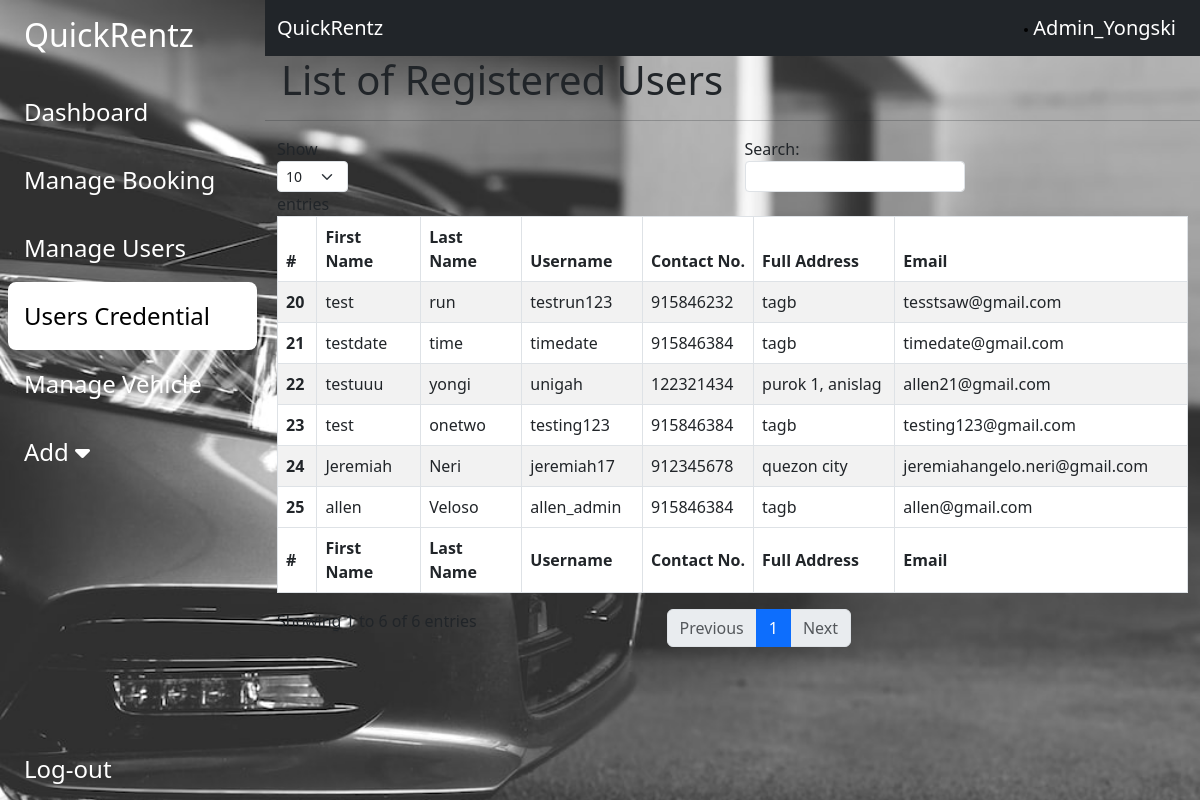
The page /admin/users.php (signed in) on the database as committed earlier.
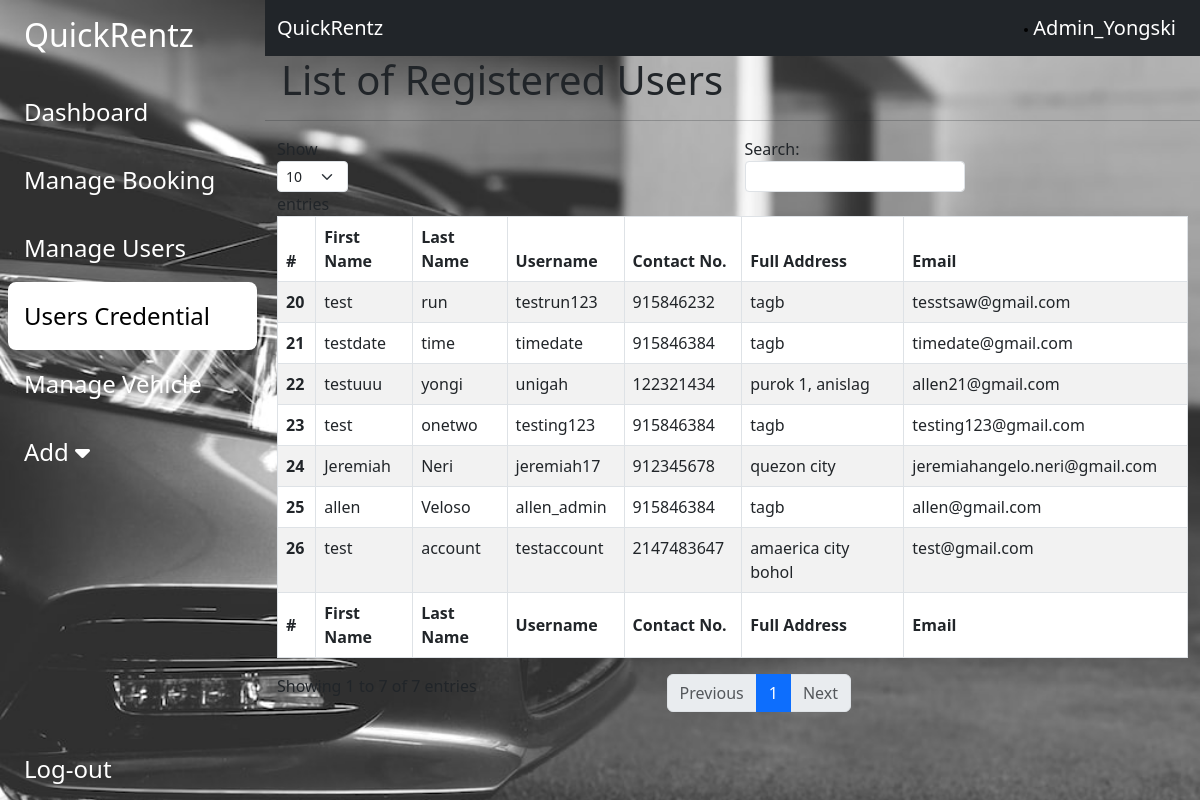
The same page on the database as committed later.
### tables this page shows
CREATE TABLE `user` (
  `UserID` int(11) NOT NULL,
  `Username` varchar(11) NOT NULL,
  `FirstName` text NOT NULL,
  `LastName` text NOT NULL,
  `PhoneNumber` int(12) NOT NULL,
  `Address` varchar(250) NOT NULL,
  `Email` varchar(50) NOT NULL,
  `Password` varchar(11) NOT NULL,
  `Status` text NOT NULL,
  `Photo` varchar(50) NOT NULL,
  `AccCreated` datetime NOT NULL DEFAULT current_timestamp(),
  `FrontID` varchar(50) NOT NULL,
  `BackID` varchar(50) NOT NULL
);

### admin/users.php (the view, shortened to what the changed rows need)
<?php
include "includes/database.php";
?>
<!DOCTYPE html>
<html lang="en">
<head>
    <link href="https://cdn.jsdelivr.net/npm/bootstrap@5.3.0/dist/css/bootstrap.min.css" rel="stylesheet"
>
    <link rel="stylesheet" href="https://cdnjs.cloudflare.com/ajax/libs/font-awesome/6.4.0/css/all.min.css"
 />
    <link rel="stylesheet" href="style.css">
</head>
<body>
    <div class="main-container d-flex h-100">
        <div class="sidebar" id="side_nav">
            <div class="header-box px-3 pt-3 pd-4 d-flex justify-content-between">
                <h2 class="text-white px-2">QuickRentz</h2>
            </div>
        </div>
        <div class="content">
            <nav class="navbar navbar-expand-lg bg-dark">
                <div class="container-fluid">
                </div>
            </nav>
            <h1 class="col-md-12 px-3">List of Registered Users</h1>
            <hr>
            <div class="container">
                <table id="pagination" class="table table-striped table-bordered" style="width:100%;">
                    <thead>
                        <tr>
                            <th scope="col">#</th>
                            <th scope="col">First Name</th>
                            <th scope="col">Last Name</th>
                            <th scope="col">Username</th>
                            <th scope="col">Contact No.</th>
                            <th scope="col">Full Address</th>
                            <th scope="col">Email</th>
                        </tr>
                    </thead>
                    <tbody>
                        <?php
                        $sqlUserList = "SELECT * FROM `user`";
                        $initiateUserList = mysqli_query($conn, $sqlUserList);
                        while ($results = mysqli_fetch_assoc($initiateUserList)) {
                            echo "
                                <tr>
                                    <th scope='row'>$results[UserID]</th>
                                    <td>$results[FirstName]</td>
                                    <td>$results[LastName]</td>
                                    <td>$results[Username]</td>
                                    <td>$results[PhoneNumber]</td>
                                    <td>$results[Address]</td>
                                    <td>$results[Email]</td>
                                </tr>";
                        }
                        ?>
                    </tbody>
                    <tfoot>
                        <tr>
                            <th scope="col">#</th>
                            <th scope="col">First Name</th>
                            <th scope="col">Last Name</th>
                            <th scope="col">Username</th>
                            <th scope="col">Contact No.</th>
                            <th scope="col">Full Address</th>
                            <th scope="col">Email</th>
                        </tr>
                    </tfoot>
                </table>
            </div>
        </div>
</body>
</html>

Rows that differ between the two databases and show on the page:
added user: UserID "26", FirstName "test", LastName "account", Username "testaccount", PhoneNumber "2147483647", Address "amaerica city bohol", Email "test@gmail.com"
Other text that changed with them:
text written by a page script: "Show entries Search: Showing 1 to 6 of 6 entries Previous 1 Next" → "Show entries Search: Showing 1 to 7 of 7 entries Previous 1 Next"
